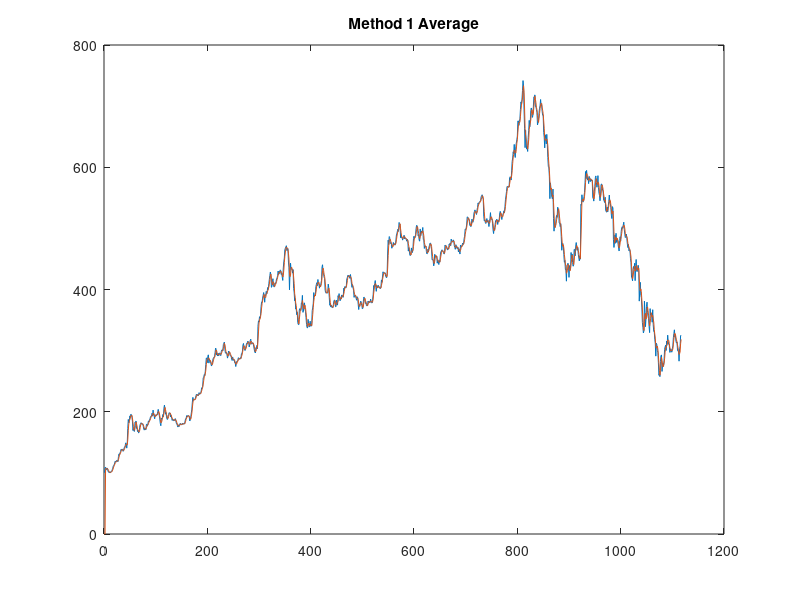
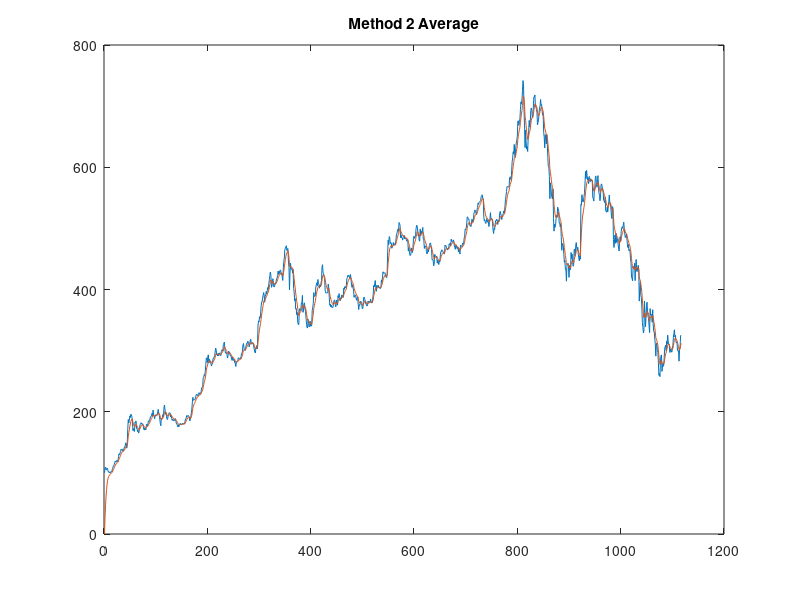
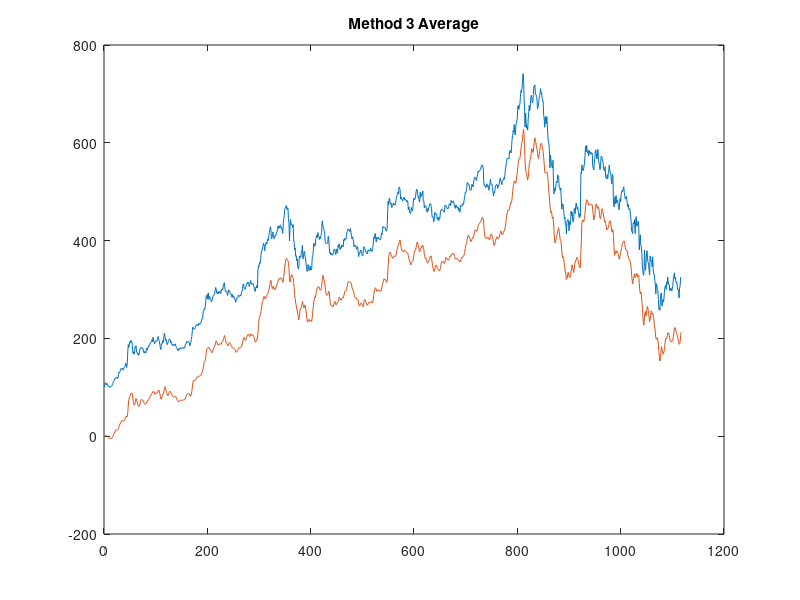
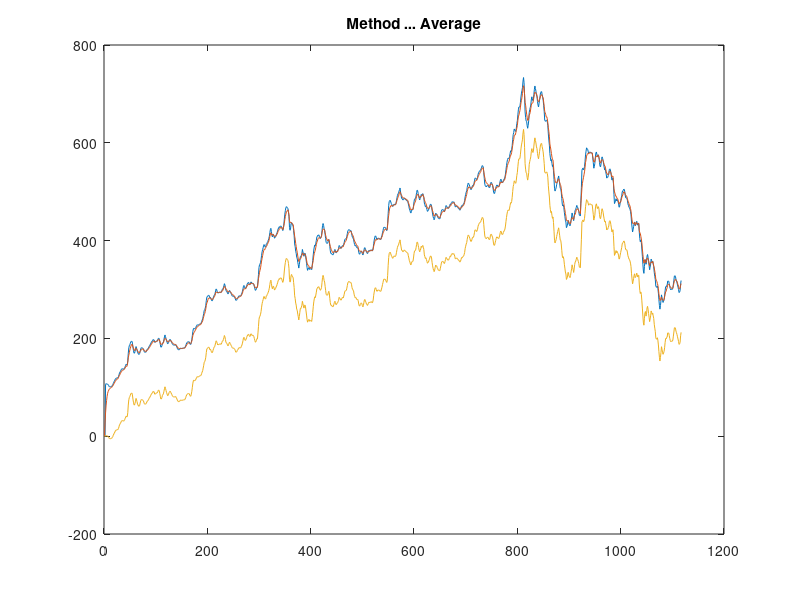

Source code (MATLAB) for these figures, in order:
load GOOG.mat

for i=3:1:length(GOOG)
    avg1(i)=((1/3)*(GOOG(i)+GOOG(i-1)+GOOG(i-2)));    
end

figure(1)
plot(GOOG);
hold on;
plot(avg1);
hold on;
title('Method 1 Average');

avg2=zeros(length(GOOG),1)';
for j=2:1:length(GOOG)
    avg2(j)=((1/4)*GOOG(j))+(3/4)*(avg2(j-1));    
end

figure(2)
plot(GOOG);
hold on;
plot(avg2);
hold on;
title('Method 2 Average');


avg3=zeros(length(GOOG),1)';
for k=4:1:length(GOOG)
    avg3(k)=(1/3)*(GOOG(k)-GOOG(k-3))+avg3(k-1);    
end

figure(3)
plot(GOOG);
hold on;
plot(avg3);
hold on;
title('Method 3 Average');

figure(4)
plot(avg1);
hold on;
plot(avg2);
hold on;
plot(avg3);
hold on;
title('Method ... Average');
